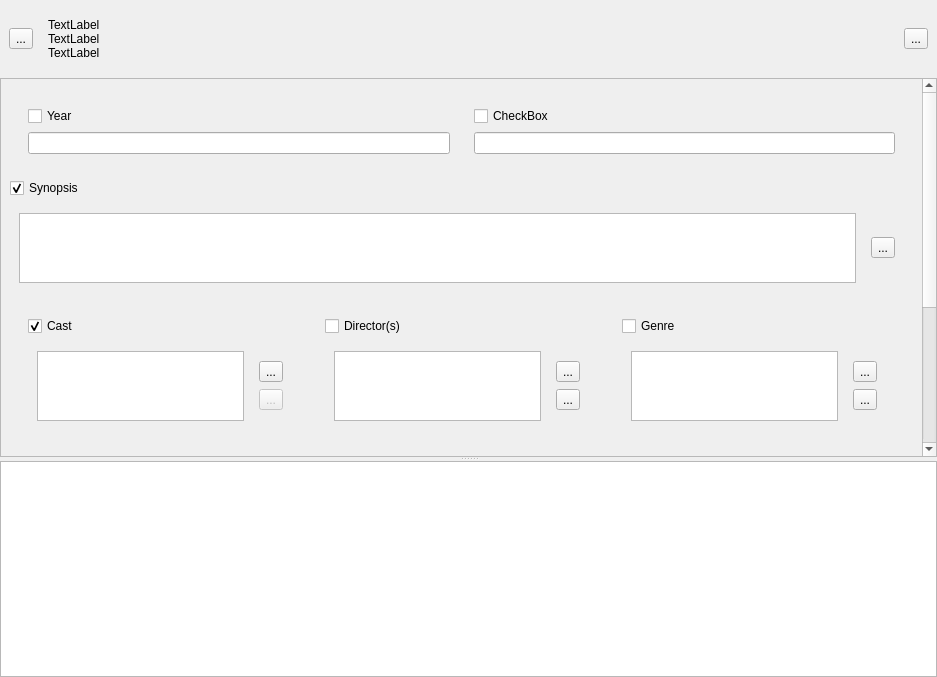
<?xml version="1.0" encoding="UTF-8"?>
<ui version="4.0">
 <class>PanelView</class>
 <widget class="QWidget" name="PanelView">
  <property name="enabled">
   <bool>true</bool>
  </property>
  <property name="geometry">
   <rect>
    <x>0</x>
    <y>0</y>
    <width>937</width>
    <height>677</height>
   </rect>
  </property>
  <layout class="QVBoxLayout" name="verticalLayout_2">
   <property name="spacing">
    <number>0</number>
   </property>
   <property name="leftMargin">
    <number>0</number>
   </property>
   <property name="topMargin">
    <number>0</number>
   </property>
   <property name="rightMargin">
    <number>0</number>
   </property>
   <property name="bottomMargin">
    <number>0</number>
   </property>
   <item>
    <widget class="QStackedWidget" name="stackedWidget">
     <property name="currentIndex">
      <number>1</number>
     </property>
     <widget class="QWidget" name="pageProceed">
      <layout class="QVBoxLayout" name="verticalLayout_7">
       <item>
        <widget class="QWidget" name="widget" native="true">
         <layout class="QHBoxLayout" name="horizontalLayout_2">
          <item>
           <widget class="QToolButton" name="Proceed">
            <property name="minimumSize">
             <size>
              <width>64</width>
              <height>64</height>
             </size>
            </property>
            <property name="layoutDirection">
             <enum>Qt::LeftToRight</enum>
            </property>
            <property name="autoFillBackground">
             <bool>false</bool>
            </property>
            <property name="text">
             <string extracomment="Proceed">...</string>
            </property>
            <property name="icon">
             <iconset resource="../resources/resources.qrc">
              <normaloff>:/resources/Proceed.png</normaloff>:/resources/Proceed.png</iconset>
            </property>
            <property name="iconSize">
             <size>
              <width>32</width>
              <height>32</height>
             </size>
            </property>
           </widget>
          </item>
         </layout>
        </widget>
       </item>
      </layout>
     </widget>
     <widget class="QWidget" name="page_2">
      <layout class="QVBoxLayout" name="verticalLayout_8">
       <property name="spacing">
        <number>0</number>
       </property>
       <property name="leftMargin">
        <number>0</number>
       </property>
       <property name="topMargin">
        <number>0</number>
       </property>
       <property name="rightMargin">
        <number>0</number>
       </property>
       <property name="bottomMargin">
        <number>0</number>
       </property>
       <item>
        <widget class="QWidget" name="widget_4" native="true">
         <layout class="QHBoxLayout" name="horizontalLayout">
          <item>
           <widget class="QToolButton" name="toolButtonRescrap">
            <property name="text">
             <string>...</string>
            </property>
           </widget>
          </item>
          <item>
           <widget class="QWidget" name="widget_6" native="true">
            <layout class="QVBoxLayout" name="verticalLayout_3">
             <property name="spacing">
              <number>0</number>
             </property>
             <item>
              <widget class="QLabel" name="labelMovieTitle">
               <property name="text">
                <string>TextLabel</string>
               </property>
              </widget>
             </item>
             <item>
              <widget class="QLabel" name="labelSeasonEpisode">
               <property name="text">
                <string>TextLabel</string>
               </property>
              </widget>
             </item>
             <item>
              <widget class="QLabel" name="labelEpisodeTitle">
               <property name="text">
                <string>TextLabel</string>
               </property>
              </widget>
             </item>
            </layout>
           </widget>
          </item>
          <item>
           <widget class="QToolButton" name="ProceedToolButton">
            <property name="text">
             <string>...</string>
            </property>
           </widget>
          </item>
         </layout>
        </widget>
       </item>
       <item>
        <widget class="QSplitter" name="splitter">
         <property name="orientation">
          <enum>Qt::Vertical</enum>
         </property>
         <widget class="QWidget" name="tab_2">
          <layout class="QGridLayout" name="gridLayout">
           <item row="1" column="0">
            <widget class="QScrollArea" name="scrollArea">
             <property name="widgetResizable">
              <bool>true</bool>
             </property>
             <widget class="QWidget" name="scrollAreaWidgetContents">
              <property name="geometry">
               <rect>
                <x>0</x>
                <y>0</y>
                <width>916</width>
                <height>601</height>
               </rect>
              </property>
              <layout class="QVBoxLayout" name="verticalLayout_4">
               <item>
                <widget class="QWidget" name="widget_22" native="true">
                 <layout class="QHBoxLayout" name="horizontalLayout_10">
                  <item>
                   <widget class="QWidget" name="widget_23" native="true">
                    <property name="minimumSize">
                     <size>
                      <width>0</width>
                      <height>0</height>
                     </size>
                    </property>
                    <layout class="QVBoxLayout" name="verticalLayout_18">
                     <item>
                      <widget class="CheckLock" name="checkBox_3">
                       <property name="text">
                        <string>Year</string>
                       </property>
                      </widget>
                     </item>
                     <item>
                      <widget class="QLineEdit" name="lineEdit"/>
                     </item>
                    </layout>
                   </widget>
                  </item>
                  <item>
                   <widget class="QWidget" name="widget_24" native="true">
                    <layout class="QVBoxLayout" name="verticalLayout_19">
                     <item>
                      <widget class="CheckLock" name="checkBox_5">
                       <property name="text">
                        <string>CheckBox</string>
                       </property>
                      </widget>
                     </item>
                     <item>
                      <widget class="QLineEdit" name="lineEdit_2"/>
                     </item>
                    </layout>
                   </widget>
                  </item>
                 </layout>
                </widget>
               </item>
               <item>
                <widget class="CheckLock" name="checkBoxLockSynopsis">
                 <property name="text">
                  <string>Synopsis</string>
                 </property>
                 <property name="checked">
                  <bool>true</bool>
                 </property>
                </widget>
               </item>
               <item>
                <widget class="QWidget" name="widget_5" native="true">
                 <layout class="QHBoxLayout" name="horizontalLayout_4">
                  <item>
                   <widget class="QTextEdit" name="synopsis">
                    <property name="enabled">
                     <bool>true</bool>
                    </property>
                    <property name="readOnly">
                     <bool>true</bool>
                    </property>
                   </widget>
                  </item>
                  <item>
                   <widget class="QWidget" name="widget_7" native="true">
                    <layout class="QVBoxLayout" name="verticalLayout_9">
                     <item>
                      <widget class="QToolButton" name="toolButtonSysnopsis">
                       <property name="text">
                        <string>...</string>
                       </property>
                       <property name="icon">
                        <iconset resource="../resources/resources.qrc">
                         <normaloff>:/resources/Edit.png</normaloff>:/resources/Edit.png</iconset>
                       </property>
                       <property name="checkable">
                        <bool>true</bool>
                       </property>
                      </widget>
                     </item>
                    </layout>
                   </widget>
                  </item>
                 </layout>
                </widget>
               </item>
               <item>
                <widget class="QWidget" name="widget_12" native="true">
                 <layout class="QHBoxLayout" name="horizontalLayout_6">
                  <item>
                   <widget class="QWidget" name="widget_14" native="true">
                    <property name="minimumSize">
                     <size>
                      <width>0</width>
                      <height>0</height>
                     </size>
                    </property>
                    <layout class="QVBoxLayout" name="verticalLayout_12">
                     <item>
                      <widget class="CheckLock" name="checkBoxLockCast">
                       <property name="text">
                        <string>Cast</string>
                       </property>
                       <property name="checkable">
                        <bool>true</bool>
                       </property>
                       <property name="checked">
                        <bool>true</bool>
                       </property>
                       <property name="tristate">
                        <bool>false</bool>
                       </property>
                      </widget>
                     </item>
                     <item>
                      <widget class="QWidget" name="widget_2" native="true">
                       <layout class="QHBoxLayout" name="horizontalLayout_3">
                        <item>
                         <widget class="QListWidget" name="castListWidget">
                          <property name="enabled">
                           <bool>true</bool>
                          </property>
                         </widget>
                        </item>
                        <item>
                         <widget class="QWidget" name="widget_3" native="true">
                          <layout class="QVBoxLayout" name="verticalLayout_5">
                           <item>
                            <widget class="QToolButton" name="toolButton_3">
                             <property name="text">
                              <string>...</string>
                             </property>
                             <property name="icon">
                              <iconset theme="list-add">
                               <normaloff/>
                              </iconset>
                             </property>
                            </widget>
                           </item>
                           <item>
                            <widget class="QToolButton" name="actionCastRemove">
                             <property name="enabled">
                              <bool>false</bool>
                             </property>
                             <property name="text">
                              <string>...</string>
                             </property>
                             <property name="icon">
                              <iconset theme="list-remove">
                               <normaloff/>
                              </iconset>
                             </property>
                            </widget>
                           </item>
                          </layout>
                         </widget>
                        </item>
                       </layout>
                      </widget>
                     </item>
                    </layout>
                   </widget>
                  </item>
                  <item>
                   <widget class="QWidget" name="widget_13" native="true">
                    <layout class="QVBoxLayout" name="verticalLayout_13">
                     <item>
                      <widget class="CheckLock" name="checkBoxLockDirectors">
                       <property name="text">
                        <string>Director(s)</string>
                       </property>
                      </widget>
                     </item>
                     <item>
                      <widget class="QWidget" name="widget_8" native="true">
                       <layout class="QHBoxLayout" name="horizontalLayout_5">
                        <item>
                         <widget class="QListWidget" name="directorListWidget">
                          <property name="enabled">
                           <bool>true</bool>
                          </property>
                         </widget>
                        </item>
                        <item>
                         <widget class="QWidget" name="widget_9" native="true">
                          <layout class="QVBoxLayout" name="verticalLayout_10">
                           <item>
                            <widget class="QToolButton" name="toolButton">
                             <property name="text">
                              <string>...</string>
                             </property>
                            </widget>
                           </item>
                           <item>
                            <widget class="QToolButton" name="actionDirectorRemove">
                             <property name="text">
                              <string>...</string>
                             </property>
                            </widget>
                           </item>
                          </layout>
                         </widget>
                        </item>
                       </layout>
                      </widget>
                     </item>
                    </layout>
                   </widget>
                  </item>
                  <item>
                   <widget class="QWidget" name="widget_19" native="true">
                    <layout class="QVBoxLayout" name="verticalLayout_16">
                     <item>
                      <widget class="CheckLock" name="checkBoxLockGenre">
                       <property name="text">
                        <string>Genre</string>
                       </property>
                      </widget>
                     </item>
                     <item>
                      <widget class="QWidget" name="widget_20" native="true">
                       <layout class="QHBoxLayout" name="horizontalLayout_9">
                        <item>
                         <widget class="QListWidget" name="genreListWidget"/>
                        </item>
                        <item>
                         <widget class="QWidget" name="widget_21" native="true">
                          <layout class="QVBoxLayout" name="verticalLayout_17">
                           <item>
                            <widget class="QToolButton" name="toolButton_2">
                             <property name="text">
                              <string>...</string>
                             </property>
                            </widget>
                           </item>
                           <item>
                            <widget class="QToolButton" name="toolButton_4">
                             <property name="text">
                              <string>...</string>
                             </property>
                            </widget>
                           </item>
                          </layout>
                         </widget>
                        </item>
                       </layout>
                      </widget>
                     </item>
                    </layout>
                   </widget>
                  </item>
                 </layout>
                </widget>
               </item>
               <item>
                <widget class="QWidget" name="widget_15" native="true">
                 <property name="minimumSize">
                  <size>
                   <width>0</width>
                   <height>0</height>
                  </size>
                 </property>
                 <layout class="QHBoxLayout" name="horizontalLayout_7">
                  <item>
                   <widget class="QWidget" name="widget_16" native="true">
                    <layout class="QVBoxLayout" name="verticalLayout_14">
                     <item>
                      <widget class="CheckLock" name="checkBox_4">
                       <property name="text">
                        <string>Background</string>
                       </property>
                      </widget>
                     </item>
                     <item>
                      <widget class="MyButton" name="chooseBackgroundButton" native="true">
                       <property name="sizePolicy">
                        <sizepolicy hsizetype="Preferred" vsizetype="Preferred">
                         <horstretch>0</horstretch>
                         <verstretch>0</verstretch>
                        </sizepolicy>
                       </property>
                       <property name="minimumSize">
                        <size>
                         <width>0</width>
                         <height>50</height>
                        </size>
                       </property>
                      </widget>
                     </item>
                    </layout>
                   </widget>
                  </item>
                  <item>
                   <widget class="QWidget" name="widget_17" native="true">
                    <layout class="QVBoxLayout" name="verticalLayout_15">
                     <item>
                      <widget class="CheckLock" name="checkBox">
                       <property name="text">
                        <string>Poster</string>
                       </property>
                      </widget>
                     </item>
                     <item>
                      <widget class="MyButton" name="choosePosterButton" native="true">
                       <layout class="QVBoxLayout" name="verticalLayout_11"/>
                      </widget>
                     </item>
                    </layout>
                   </widget>
                  </item>
                 </layout>
                </widget>
               </item>
               <item>
                <widget class="QWidget" name="widget_10" native="true">
                 <property name="minimumSize">
                  <size>
                   <width>0</width>
                   <height>0</height>
                  </size>
                 </property>
                 <layout class="QHBoxLayout" name="horizontalLayout_8">
                  <item>
                   <widget class="QWidget" name="widget_11" native="true">
                    <layout class="QVBoxLayout" name="verticalLayout_6">
                     <item>
                      <widget class="QCheckBox" name="checkBox_2">
                       <property name="text">
                        <string>CheckBox</string>
                       </property>
                      </widget>
                     </item>
                     <item>
                      <widget class="MyButton" name="chooseThumbailButton" native="true">
                       <property name="minimumSize">
                        <size>
                         <width>0</width>
                         <height>50</height>
                        </size>
                       </property>
                      </widget>
                     </item>
                    </layout>
                   </widget>
                  </item>
                  <item>
                   <widget class="QWidget" name="widget_18" native="true"/>
                  </item>
                 </layout>
                </widget>
               </item>
              </layout>
             </widget>
            </widget>
           </item>
          </layout>
         </widget>
         <widget class="QGraphicsView" name="graphicsView"/>
        </widget>
       </item>
      </layout>
     </widget>
     <widget class="QWidget" name="page"/>
     <widget class="QWidget" name="page_3">
      <layout class="QVBoxLayout" name="verticalLayout">
       <item>
        <widget class="QGraphicsView" name="graphicsViewBingo"/>
       </item>
      </layout>
     </widget>
    </widget>
   </item>
  </layout>
 </widget>
 <customwidgets>
  <customwidget>
   <class>MyButton</class>
   <extends>QWidget</extends>
   <header location="global">mybutton.h</header>
   <container>1</container>
  </customwidget>
  <customwidget>
   <class>CheckLock</class>
   <extends>QCheckBox</extends>
   <header location="global">checklock.h</header>
  </customwidget>
 </customwidgets>
 <resources>
  <include location="../resources/resources.qrc"/>
 </resources>
 <connections>
  <connection>
   <sender>ProceedToolButton</sender>
   <signal>toggled(bool)</signal>
   <receiver>PanelView</receiver>
   <slot>proceed()</slot>
   <hints>
    <hint type="sourcelabel">
     <x>927</x>
     <y>55</y>
    </hint>
    <hint type="destinationlabel">
     <x>428</x>
     <y>217</y>
    </hint>
   </hints>
  </connection>
  <connection>
   <sender>toolButtonRescrap</sender>
   <signal>pressed()</signal>
   <receiver>PanelView</receiver>
   <slot>rescrap()</slot>
   <hints>
    <hint type="sourcelabel">
     <x>21</x>
     <y>37</y>
    </hint>
    <hint type="destinationlabel">
     <x>468</x>
     <y>338</y>
    </hint>
   </hints>
  </connection>
  <connection>
   <sender>toolButtonSysnopsis</sender>
   <signal>toggled(bool)</signal>
   <receiver>PanelView</receiver>
   <slot>enableSynopsis(bool)</slot>
   <hints>
    <hint type="sourcelabel">
     <x>891</x>
     <y>66</y>
    </hint>
    <hint type="destinationlabel">
     <x>468</x>
     <y>338</y>
    </hint>
   </hints>
  </connection>
  <connection>
   <sender>actionCastRemove</sender>
   <signal>pressed()</signal>
   <receiver>PanelView</receiver>
   <slot>castRemove()</slot>
   <hints>
    <hint type="sourcelabel">
     <x>891</x>
     <y>207</y>
    </hint>
    <hint type="destinationlabel">
     <x>468</x>
     <y>338</y>
    </hint>
   </hints>
  </connection>
  <connection>
   <sender>castListWidget</sender>
   <signal>itemSelectionChanged()</signal>
   <receiver>PanelView</receiver>
   <slot>enableCastRemove()</slot>
   <hints>
    <hint type="sourcelabel">
     <x>558</x>
     <y>218</y>
    </hint>
    <hint type="destinationlabel">
     <x>468</x>
     <y>338</y>
    </hint>
   </hints>
  </connection>
  <connection>
   <sender>directorListWidget</sender>
   <signal>itemSelectionChanged()</signal>
   <receiver>PanelView</receiver>
   <slot>enableDirectorRemove()</slot>
   <hints>
    <hint type="sourcelabel">
     <x>436</x>
     <y>304</y>
    </hint>
    <hint type="destinationlabel">
     <x>468</x>
     <y>338</y>
    </hint>
   </hints>
  </connection>
  <connection>
   <sender>actionDirectorRemove</sender>
   <signal>pressed()</signal>
   <receiver>PanelView</receiver>
   <slot>directorRemove()</slot>
   <hints>
    <hint type="sourcelabel">
     <x>879</x>
     <y>320</y>
    </hint>
    <hint type="destinationlabel">
     <x>468</x>
     <y>338</y>
    </hint>
   </hints>
  </connection>
 </connections>
 <slots>
  <slot>proceed()</slot>
  <slot>rescrap()</slot>
  <slot>enableCastRemove()</slot>
  <slot>enableSynopsis(bool)</slot>
  <slot>castRemove()</slot>
  <slot>enableDirectorRemove()</slot>
  <slot>directorRemove()</slot>
 </slots>
</ui>
